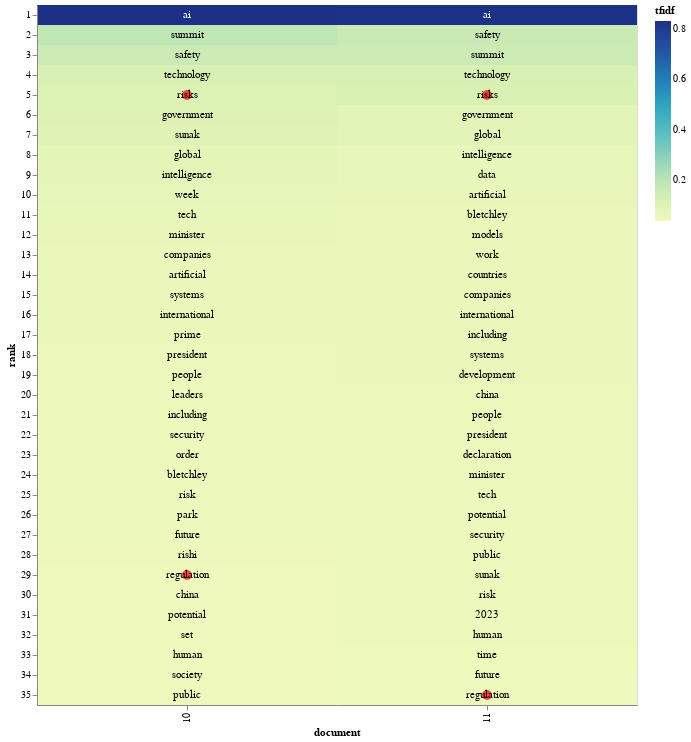

Here is the notebook cell this chart was saved with:
### Code cell
# By doing that TF-IDf you might have seen some words you find relevant, you can highlight them easily to have better figures this way : 
relevant_words = ['risks', 'threat', 'existential', 'regulation', 'altruism']
TF_IDF_Factiva(Grouped_articles, index_column='Month', top_k=35, stop_words=stopwords_path, red_dotted_terms=relevant_words)

### Figure 1 — Vega-Lite specification as saved in the notebook (floating-point values rounded to 4 significant figures)
{"config": {"view": {"continuousWidth": 300, "continuousHeight": 300}}, "layer": [{"mark": {"type": "rect"}, "encoding": {"color": {"field": "tfidf", "type": "quantitative"}, "x": {"field": "document", "type": "nominal"}, "y": {"field": "rank", "type": "ordinal"}}, "transform": [{"window": [{"op": "rank", "field": "", "as": "rank"}], "groupby": ["document"], "sort": [{"field": "tfidf", "order": "descending"}]}]}, {"mark": {"type": "circle", "size": 100}, "encoding": {"color": {"condition": {"test": {"field": "term", "oneOf": ["risks", "threat", "existential", "regulation", "altruism"]}, "value": "red"}, "value": "#FFFFFF00"}, "x": {"field": "document", "type": "nominal"}, "y": {"field": "rank", "type": "ordinal"}}, "transform": [{"window": [{"op": "rank", "field": "", "as": "rank"}], "groupby": ["document"], "sort": [{"field": "tfidf", "order": "descending"}]}]}, {"mark": {"type": "text", "baseline": "middle"}, "encoding": {"color": {"condition": {"test": "(datum.tfidf >= 0.23)", "value": "white"}, "value": "black"}, "text": {"field": "term", "type": "nominal"}, "x": {"field": "document", "type": "nominal"}, "y": {"field": "rank", "type": "ordinal"}}, "transform": [{"window": [{"op": "rank", "field": "", "as": "rank"}], "groupby": ["document"], "sort": [{"field": "tfidf", "order": "descending"}]}]}], "data": {"name": "data-1468e6ce05879825c50087df16dc0ada"}, "width": 600, "$schema": "https://vega.github.io/schema/vega-lite/v5.15.1.json", "datasets": {"data-1468e6ce05879825c50087df16dc0ada": [{"document": "10", "term": "ai", "tfidf": 0.8309}, {"document": "10", "term": "summit", "tfidf": 0.1915}, {"document": "10", "term": "safety", "tfidf": 0.1567}, {"document": "10", "term": "technology", "tfidf": 0.1264}, {"document": "10", "term": "risks", "tfidf": 0.1144}, {"document": "10", "term": "government", "tfidf": 0.1049}, {"document": "10", "term": "sunak", "tfidf": 0.09953}, {"document": "10", "term": "global", "tfidf": 0.08254}, {"document": "10", "term": "intelligence", "tfidf": 0.07608}, {"document": "10", "term": "week", "tfidf": 0.0736}, {"document": "10", "term": "tech", "tfidf": 0.07111}, {"document": "10", "term": "minister", "tfidf": 0.06567}, {"document": "10", "term": "companies", "tfidf": 0.06019}, {"document": "10", "term": "artificial", "tfidf": 0.05925}, {"document": "10", "term": "systems", "tfidf": 0.05827}, {"document": "10", "term": "international", "tfidf": 0.05724}, {"document": "10", "term": "prime", "tfidf": 0.05623}, {"document": "10", "term": "president", "tfidf": 0.05427}, {"document": "10", "term": "people", "tfidf": 0.0537}, {"document": "10", "term": "leaders", "tfidf": 0.05123}, {"document": "10", "term": "including", "tfidf": 0.04924}, {"document": "10", "term": "security", "tfidf": 0.04879}, {"document": "10", "term": "order", "tfidf": 0.04829}, {"document": "10", "term": "bletchley", "tfidf": 0.04729}, {"document": "10", "term": "risk", "tfidf": 0.04678}, {"document": "10", "term": "park", "tfidf": 0.04625}, {"document": "10", "term": "future", "tfidf": 0.04431}, {"document": "10", "term": "rishi", "tfidf": 0.04383}, {"document": "10", "term": "regulation", "tfidf": 0.04177}, {"document": "10", "term": "china", "tfidf": 0.03984}, {"document": "10", "term": "potential", "tfidf": 0.03938}, {"document": "10", "term": "human", "tfidf": 0.03883}, {"document": "10", "term": "set", "tfidf": 0.03885}, {"document": "10", "term": "society", "tfidf": 0.03882}, {"document": "10", "term": "public", "tfidf": 0.03836}, {"document": "11", "term": "ai", "tfidf": 0.8274}, {"document": "11", "term": "safety", "tfidf": 0.1665}, {"document": "11", "term": "summit", "tfidf": 0.1564}, {"document": "11", "term": "technology", "tfidf": 0.1265}, {"document": "11", "term": "risks", "tfidf": 0.1204}, {"document": "11", "term": "government", "tfidf": 0.09074}, {"document": "11", "term": "global", "tfidf": 0.0849}, {"document": "11", "term": "intelligence", "tfidf": 0.06911}, {"document": "11", "term": "data", "tfidf": 0.06837}, {"document": "11", "term": "artificial", "tfidf": 0.06358}, {"document": "11", "term": "bletchley", "tfidf": 0.06282}, {"document": "11", "term": "models", "tfidf": 0.05993}, {"document": "11", "term": "work", "tfidf": 0.05945}, {"document": "11", "term": "countries", "tfidf": 0.05902}, {"document": "11", "term": "companies", "tfidf": 0.05834}, {"document": "11", "term": "international", "tfidf": 0.05834}, {"document": "11", "term": "including", "tfidf": 0.05721}, {"document": "11", "term": "systems", "tfidf": 0.05649}, {"document": "11", "term": "development", "tfidf": 0.05631}, {"document": "11", "term": "china", "tfidf": 0.05602}, {"document": "11", "term": "people", "tfidf": 0.05531}, {"document": "11", "term": "president", "tfidf": 0.05459}, {"document": "11", "term": "declaration", "tfidf": 0.05376}, {"document": "11", "term": "minister", "tfidf": 0.0531}, {"document": "11", "term": "tech", "tfidf": 0.05292}, {"document": "11", "term": "potential", "tfidf": 0.0493}, {"document": "11", "term": "security", "tfidf": 0.04742}, {"document": "11", "term": "public", "tfidf": 0.04672}, {"document": "11", "term": "sunak", "tfidf": 0.04616}, {"document": "11", "term": "risk", "tfidf": 0.04573}, {"document": "11", "term": "2023", "tfidf": 0.04507}, {"document": "11", "term": "human", "tfidf": 0.04457}, {"document": "11", "term": "time", "tfidf": 0.04289}, {"document": "11", "term": "future", "tfidf": 0.04273}, {"document": "11", "term": "regulation", "tfidf": 0.04264}]}}
